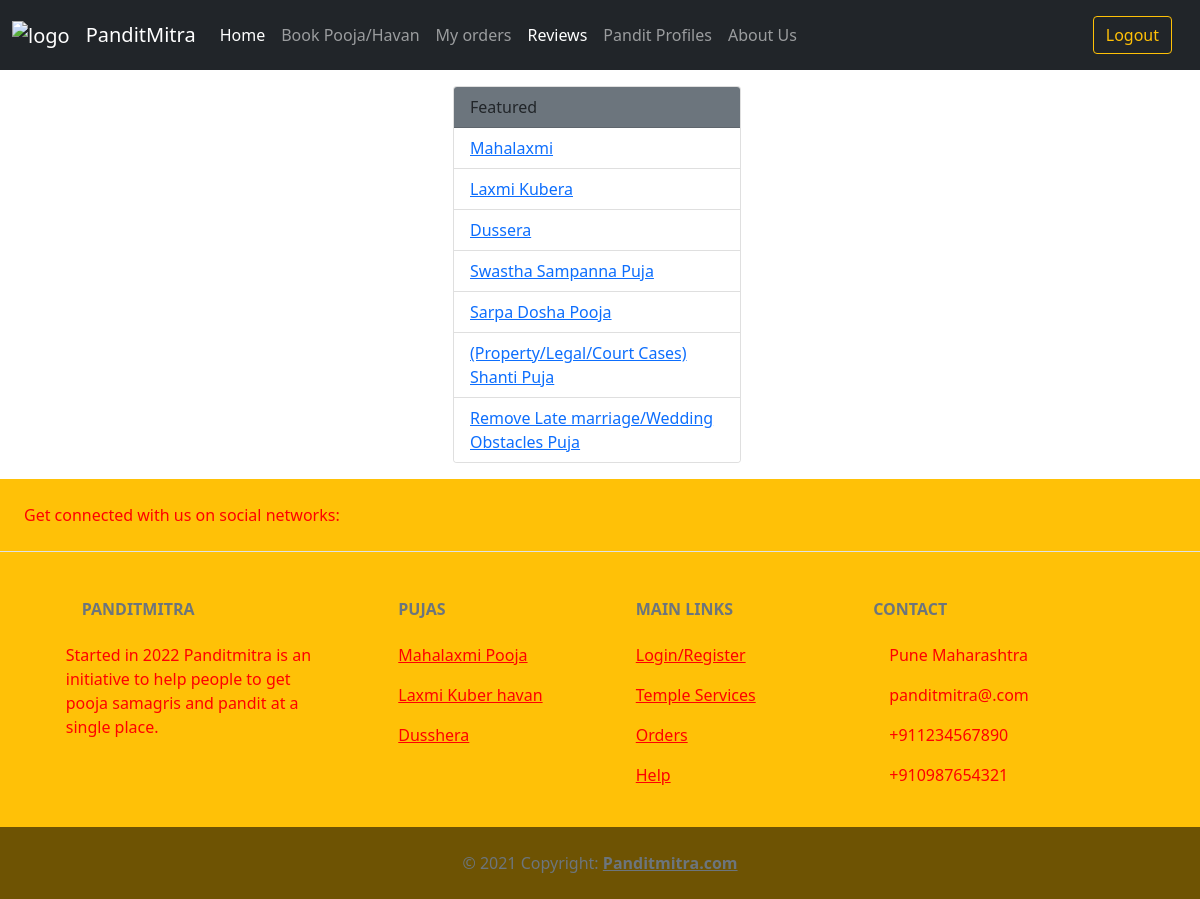
The app's page /choosePujaForReview/, older data.
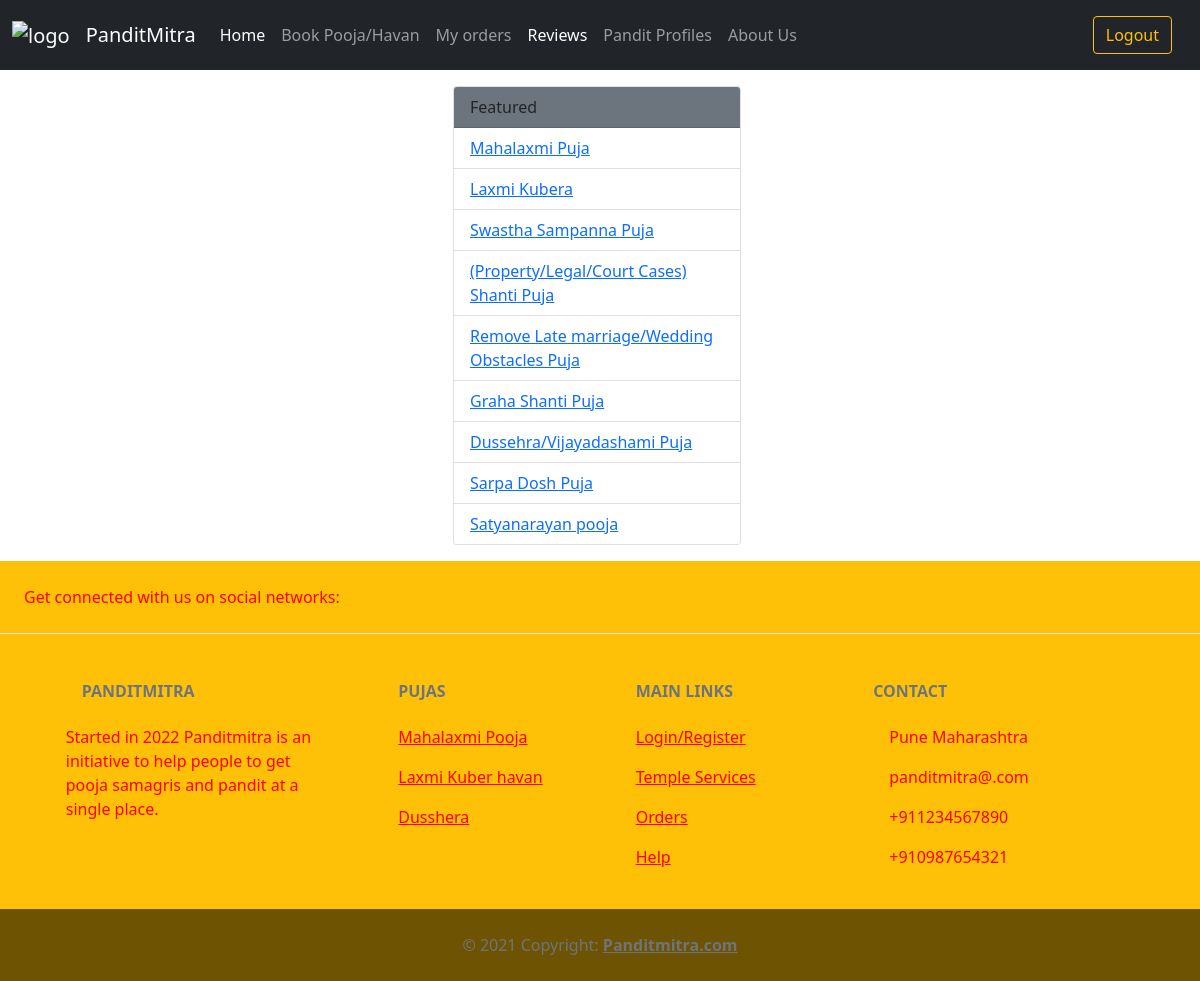
The same page, newer data.
### main/models.py (models this page shows, shortened)
class Puja(models.Model):
    id = models.AutoField(primary_key=True)
    nameOfPuja = models.CharField(max_length=50, unique=True)
    price = models.IntegerField(default=0, validators=[minMax2])
    panditName = models.CharField(max_length=50, blank=True)
    imageUrl = models.TextField(
        default="https://image.shutterstock.com/image-vector/vector-graphic-illustration-indian-pandit-260nw-1803127855.jpg", null=True, blank=True)
    introText = models.CharField(max_length=200, null=True, blank=True)
    discription = models.TextField(null=True, blank=True)

### main/views.py (the view)
# urls.py: path("choosePujaForReview/", views.choosePujaForReview,
def choosePujaForReview(response):
    myPujas = Puja.objects.all()
    return render(response, "choosePujaForReview.html", {"ls": myPujas})

### main/templates/choosePujaForReview.html (shortened to what the changed rows need)
<!DOCTYPE html>
<html lang="en">
<head>
    <link href="https://cdn.jsdelivr.net/npm/bootstrap@5.1.3/dist/css/bootstrap.min.css" rel="stylesheet">
</head>
<body>
        <div class="container-fluid">
            <div class="d-flex justify-content-around">
                <div class="col-md-3 my-3">
                    <div class="card" style="width: 18rem;">
                        <ul class="list-group list-group-flush">
                            {% for item in ls %}
                                <li class="list-group-item"><a href="{% url 'puja' item.id %}">{{item.nameOfPuja}}</a></li>
                            {% endfor %}
                        </ul>
                    </div>
                </div>
            </div>
        </div>
</body>
</html>

Row changes from the older to the newer data that the page shows:
removed Puja: nameOfPuja "Dussera"
removed Puja: nameOfPuja "Sarpa Dosha Pooja"
changed Puja: nameOfPuja "Mahalaxmi" → "Mahalaxmi Puja"
added Puja: nameOfPuja "Graha Shanti Puja"
added Puja: nameOfPuja "Dussehra/Vijayadashami Puja"
added Puja: nameOfPuja "Sarpa Dosh Puja"
added Puja: nameOfPuja "Satyanarayan pooja"
